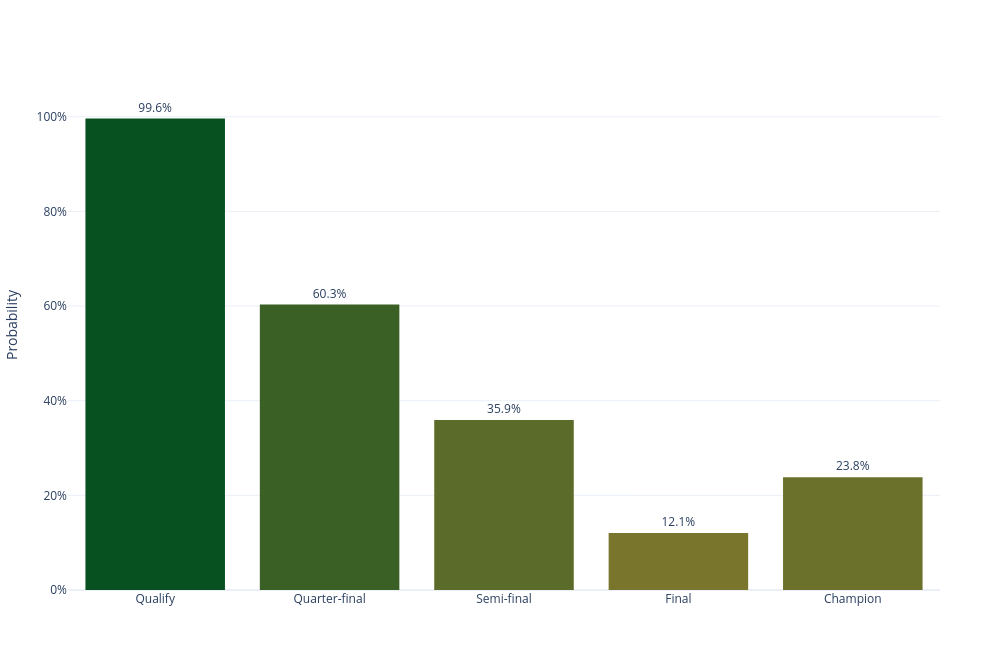

The notebook cell saved with this chart:
### Code cell
sa     = results_df[results_df.Team == 'South Africa'].iloc[0]
stages = ['P_Qualify', 'P_QF', 'P_SF', 'P_Final', 'P_Champion']
labels = ['Qualify', 'Quarter-final', 'Semi-final', 'Final', 'Champion']
vals   = [sa[s] for s in stages]

# Gradient colors (normalized by max value)
vals_normalized = np.array(vals) / max(vals)
bok_cmap = LinearSegmentedColormap.from_list('bok', [SECONDARY, PRIMARY])
colors = [mcolors.to_hex(bok_cmap(v)) for v in vals_normalized]

fig = go.Figure()

fig.add_trace(go.Bar(
    x=labels,
    y=vals,
    marker=dict(color=colors, line=dict(width=0)),
    text=[f'{v:.1%}' for v in vals],
    textposition='outside',
    hovertemplate='Probability: %{y:.1%}<extra></extra>',
    showlegend=False
))

fig.update_layout(
    yaxis_title='Probability',
    yaxis=dict(tickformat='.0%', range=[0, 1.12]),
    xaxis=dict(tickangle=0),
    template='plotly_white',
    height=PLOT_HEIGHT,
    width=PLOT_WIDTH,
    margin=dict(l=60, r=60, t=60, b=60),
    hovermode='x unified'
)

fig.show()

### Figure 1 — Plotly figure (JSON) as saved in the notebook; plotly's stock layout.template omitted (floating-point values rounded to 4 significant figures)
{"data": [{"hovertemplate": "Probability: %{y:.1%}<extra></extra>", "marker": {"color": ["#075020", "#3a6026", "#5b6b2a", "#7a752d", "#6b702b"], "line": {"width": 0}}, "showlegend": false, "text": ["99.6%", "60.3%", "35.9%", "12.1%", "23.8%"], "textposition": "outside", "type": "bar", "x": ["Qualify", "Quarter-final", "Semi-final", "Final", "Champion"], "y": [0.9962, 0.6032, 0.3592, 0.1207, 0.2385]}], "layout": {"height": 650, "hovermode": "x unified", "margin": {"b": 60, "l": 60, "r": 60, "t": 60}, "width": 1000, "xaxis": {"tickangle": 0}, "yaxis": {"range": [0, 1.12], "tickformat": ".0%", "title": {"text": "Probability"}}}}
